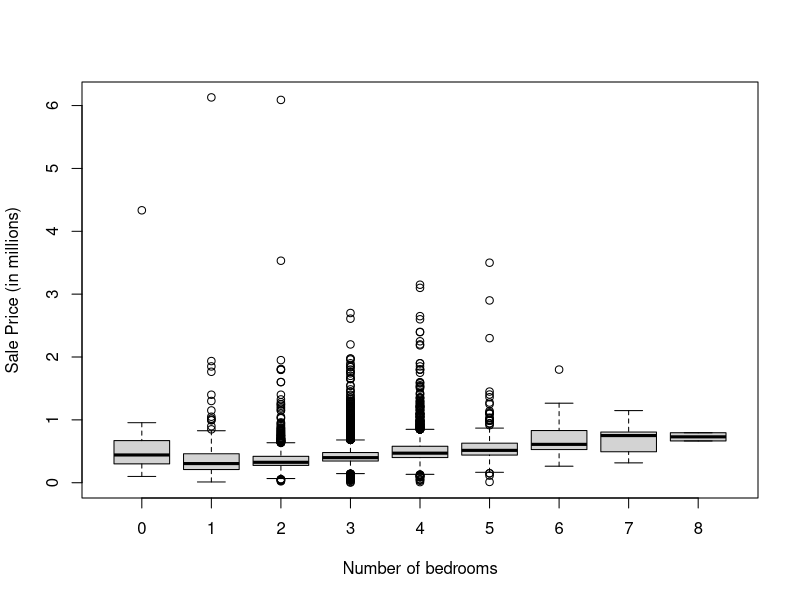
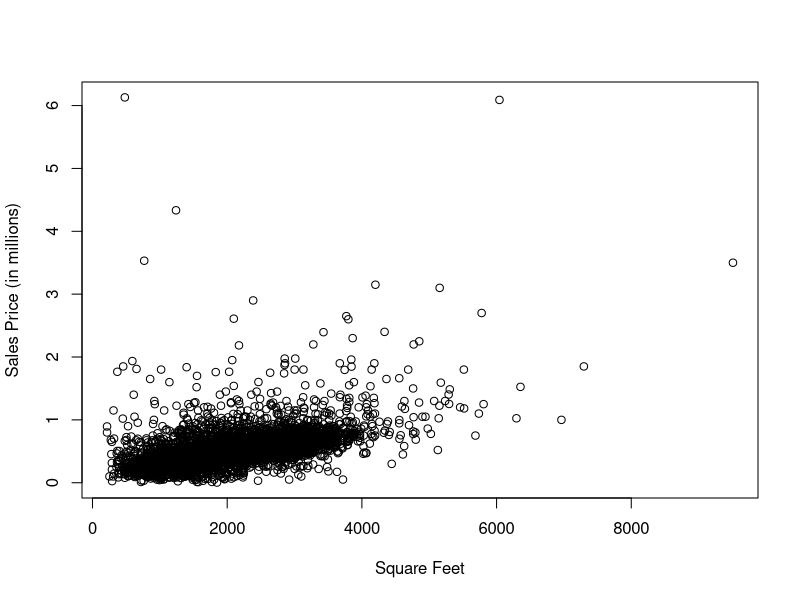
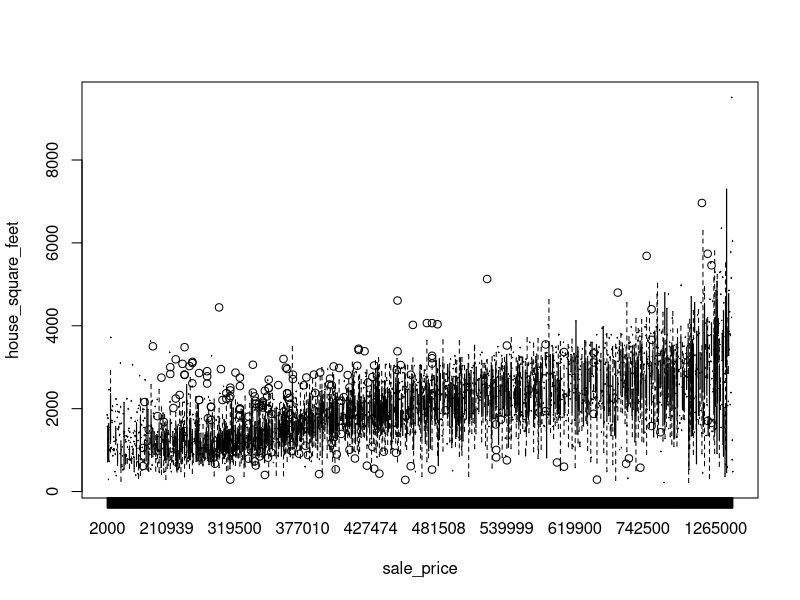

These figures' R source, in order:
## ---- chunk 1
library(dplyr)
library(ggplot2)
library(reshape2)

# Reading in data
housing <- read.csv("pierce_co_house_sales.csv")

# Convert sale_date to Date type
housing$sale_date <- as.Date(housing$sale_date)

## ---- chunk 2

head(housing)

## ---- chunk 3
# Number of rooms and sales price

rooms_price <- subset(housing, select = c("bedrooms", "sale_price"))

boxplot((sale_price/1000000) ~ bedrooms, data = rooms_price, xlab = "Number of bedrooms", ylab = "Sale Price (in millions)")

## ---- chunk 4
# Square Feet and Sales Price

square_ft_price <- subset(housing, select = c("house_square_feet", "sale_price"))

#par(mfrow=c(1,3))

plot(housing$house_square_feet, (housing$sale_price / 1000000), xlab = "Square Feet", ylab = "Sales Price (in millions)")

#plot(housing$house_square_feet, log(housing$sale_price), xlab = "Square Feet", ylab = "Log Sales Price")

boxplot(house_square_feet ~ sale_price, data = housing)

## ---- chunk 5
